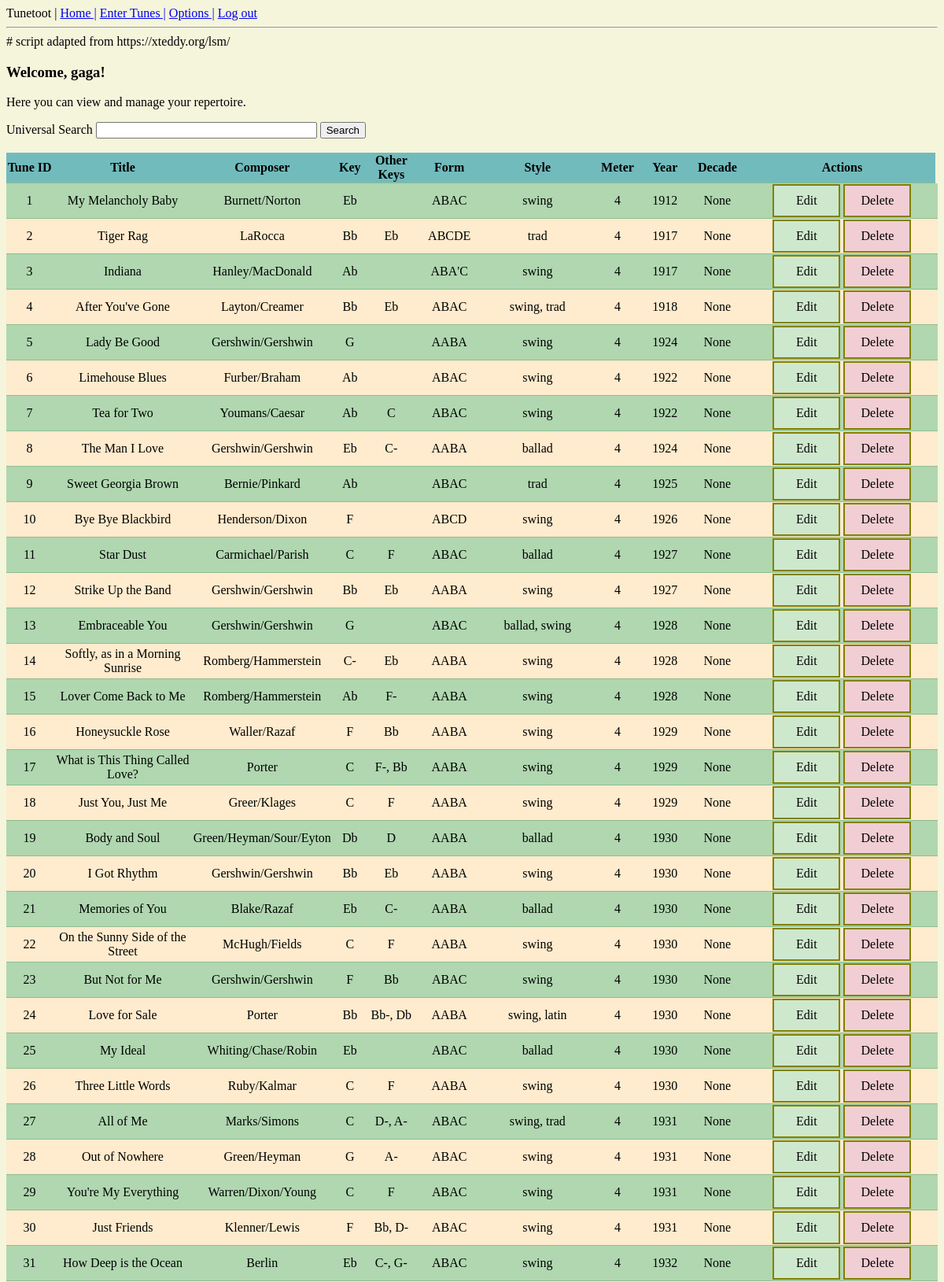
Screenshot of /index (signed in, upper part) with the database file from the repository.
### app/models.py (models this page shows, shortened)
class User(UserMixin, db.Model):
    __tablename__ = "users"
    id = db.Column(db.Integer, primary_key=True)
    username = db.Column(db.String(64), index=True, unique=True, nullable=False)
    email = db.Column(db.String(120), index=True, unique=True, nullable=False)
    password_hash = db.Column(db.String(128), nullable=False)

class Tune(db.Model):
    __tablename__ = "tunes"
    id = db.Column(db.Integer, primary_key=True)
    title = db.Column(db.String(120), unique=True, nullable=False)
    composer = db.Column(db.String(64))
    key = db.Column(db.String(3))
    other_key = db.Column(db.String(12))
    song_form = db.Column(db.String(20))
    style = db.Column(db.String(20))
    meter = db.Column(db.SmallInteger)
    year = db.Column(db.SmallInteger)
    decade = db.Column(db.String(5))
    players = db.relationship("User", secondary=user_tune, backref="repertoire")
    groups = db.Column(db.String(100))

### app/routes.py (the view, shortened to what this page needs)
@app.route('/')
@app.route('/index', methods=['GET', 'POST'])
def index():
    tunes = Tune.query.all()
    form = SearchForm()
    return render_template("index.html", tunes=tunes, form=form)

### app/forms.py
class SearchForm(FlaskForm):
    search_term = StringField('Universal Search')
    submit = SubmitField('Search')

### app/models.py (called while the page is built)
@login.user_loader
def load_user(id):
    return User.query.get(int(id))

### app/templates/index.html (shortened to what this page needs)
{% extends 'base.html' %}
{% block content %}
{% if current_user.is_anonymous %}
<h3>Welcome!</h3>
<p>
 Tunetoot is a jazz repertoire management app.
</p>
<p>
    <a href="{{ url_for('login') }}">Log in</a>
    or
    <a href="{{ url_for('register') }}">register </a>
    to get started.
</p>
{% else %}
<h3>Welcome, {{ current_user.username }}!</h3>
<p>Here you can view and manage your repertoire.</p>
<form action="" method="post">
    <div>
        {{ form.search_term.label }}
        {{ form.search_term(size=32) }}
        {{ form.submit() }}
    </div>
    <br>
</form>
<table style = width:100%;>
    <tr>
        <th style="width:5%">Tune ID</th>
        <th>Title</th>
        <th style="width:5%">Composer</th>
        <th>Key</th>
        <th style="width:5%"">Other Keys</th>
        <th>Form</th>
        <th>Style</th>
        <th>Meter</th>
        <th>Year</th>
        <th>Decade</th>
        <th style="width:20%">Actions</th>
    </tr>
    {% for tune in tunes %}
    <tr>
        <td style="width:5%">{{ tune.id }}</td>
        <td style="width:15%">{{ tune.title }}</td>
        <td>{{ tune.composer }}</td>
        <td>{{ tune.key }}</td>
        <td>{{ tune.other_key }}</td>
        <td>{{ tune.song_form }}</td>
        <td>{{ tune.style }}</td>
        <td>{{ tune.meter }}</td>
        <td>{{ tune.year }}</td>
        <td>{{ tune.decade }}</td>
        <td>
            <a class="editbutton" href="{{ url_for('edit_tune', tune_id=tune.id) }}">Edit</a>
            <a class="deletebutton" href="{{ url_for('delete_tune', tune_id=tune.id) }}">Delete</a>
        </td>
        <td></td>
    </tr>
    {% endfor %}
</table>
{% endif %}
{% endblock %}

### app/static/main.css (style rules this page uses)
html { background-color: beige; }
table, th, td { border-bottom: 1px solid darkseagreen; border-collapse: collapse; text-align: center; }
tr:nth-child(even) { background-color: rgb(176, 215, 176); }
tr:nth-child(odd) { background-color: blanchedalmond; }
tr:nth-child(1) { color:black; background-color: rgb(114, 187, 189); }
.editbutton:link, .editbutton:visited { background-color: rgb(206, 232, 206); color: black; border: 2px solid olive; padding: 10px 20px; text-align: center; text-decoration: none; display: inline-block; width: 42px; }
.deletebutton:link, .deletebutton:visited { background-color: rgb(241, 206, 212); color: black; border: 2px solid olive; padding: 10px 20px; text-align: center; text-decoration: none; display: inline-block; width: 42px; }

### rows the page displays
User: username "gaga"
Tune: id "1", title "My Melancholy Baby", composer "Burnett/Norton", key "Eb", song_form "ABAC", style "swing", meter "4", year "1912", decade "None"
Tune: id "2", title "Tiger Rag", composer "LaRocca", key "Bb", other_key "Eb", song_form "ABCDE", style "trad", meter "4", year "1917", decade "None"
Tune: id "3", title "Indiana", composer "Hanley/MacDonald", key "Ab", song_form "ABA'C", style "swing", meter "4", year "1917", decade "None"
Tune: id "4", title "After You've Gone", composer "Layton/Creamer", key "Bb", other_key "Eb", song_form "ABAC", style "swing, trad", meter "4", year "1918", decade "None"
Tune: id "5", title "Lady Be Good", composer "Gershwin/Gershwin", key "G", song_form "AABA", style "swing", meter "4", year "1924", decade "None"
Tune: id "6", title "Limehouse Blues", composer "Furber/Braham", key "Ab", song_form "ABAC", style "swing", meter "4", year "1922", decade "None"
Tune: id "7", title "Tea for Two", composer "Youmans/Caesar", key "Ab", other_key "C", song_form "ABAC", style "swing", meter "4", year "1922", decade "None"
Tune: id "8", title "The Man I Love", composer "Gershwin/Gershwin", key "Eb", other_key "C-", song_form "AABA", style "ballad", meter "4", year "1924", decade "None"
Tune: id "9", title "Sweet Georgia Brown", composer "Bernie/Pinkard", key "Ab", song_form "ABAC", style "trad", meter "4", year "1925", decade "None"
Tune: id "10", title "Bye Bye Blackbird", composer "Henderson/Dixon", key "F", song_form "ABCD", style "swing", meter "4", year "1926", decade "None"
Tune: id "11", title "Star Dust", composer "Carmichael/Parish", key "C", other_key "F", song_form "ABAC", style "ballad", meter "4", year "1927", decade "None"
Tune: id "12", title "Strike Up the Band", composer "Gershwin/Gershwin", key "Bb", other_key "Eb", song_form "AABA", style "swing", meter "4", year "1927", decade "None"
Tune: id "13", title "Embraceable You", composer "Gershwin/Gershwin", key "G", song_form "ABAC", style "ballad, swing", meter "4", year "1928", decade "None"
Tune: id "14", title "Softly, as in a Morning Sunrise", composer "Romberg/Hammerstein", key "C-", other_key "Eb", song_form "AABA", style "swing", meter "4", year "1928", decade "None"
Tune: id "15", title "Lover Come Back to Me", composer "Romberg/Hammerstein", key "Ab", other_key "F-", song_form "AABA", style "swing", meter "4", year "1928", decade "None"
Tune: id "16", title "Honeysuckle Rose", composer "Waller/Razaf", key "F", other_key "Bb", song_form "AABA", style "swing", meter "4", year "1929", decade "None"
Tune: id "17", title "What is This Thing Called Love?", composer "Porter", key "C", other_key "F-, Bb", song_form "AABA", style "swing", meter "4", year "1929", decade "None"
Tune: id "18", title "Just You, Just Me", composer "Greer/Klages", key "C", other_key "F", song_form "AABA", style "swing", meter "4", year "1929", decade "None"
Tune: id "19", title "Body and Soul", composer "Green/Heyman/Sour/Eyton", key "Db", other_key "D", song_form "AABA", style "ballad", meter "4", year "1930", decade "None"
Tune: id "20", title "I Got Rhythm", composer "Gershwin/Gershwin", key "Bb", other_key "Eb", song_form "AABA", style "swing", meter "4", year "1930", decade "None"
Tune: id "21", title "Memories of You", composer "Blake/Razaf", key "Eb", other_key "C-", song_form "AABA", style "ballad", meter "4", year "1930", decade "None"
Tune: id "22", title "On the Sunny Side of the Street", composer "McHugh/Fields", key "C", other_key "F", song_form "AABA", style "swing", meter "4", year "1930", decade "None"
Tune: id "23", title "But Not for Me", composer "Gershwin/Gershwin", key "F", other_key "Bb", song_form "ABAC", style "swing", meter "4", year "1930", decade "None"
Tune: id "24", title "Love for Sale", composer "Porter", key "Bb", other_key "Bb-, Db", song_form "AABA", style "swing, latin", meter "4", year "1930", decade "None"
Tune: id "25", title "My Ideal", composer "Whiting/Chase/Robin", key "Eb", song_form "ABAC", style "ballad", meter "4", year "1930", decade "None"
Tune: id "26", title "Three Little Words", composer "Ruby/Kalmar", key "C", other_key "F", song_form "AABA", style "swing", meter "4", year "1930", decade "None"
Tune: id "27", title "All of Me", composer "Marks/Simons", key "C", other_key "D-, A-", song_form "ABAC", style "swing, trad", meter "4", year "1931", decade "None"
Tune: id "28", title "Out of Nowhere", composer "Green/Heyman", key "G", other_key "A-", song_form "ABAC", style "swing", meter "4", year "1931", decade "None"
Tune: id "29", title "You're My Everything", composer "Warren/Dixon/Young", key "C", other_key "F", song_form "ABAC", style "swing", meter "4", year "1931", decade "None"
Tune: id "30", title "Just Friends", composer "Klenner/Lewis", key "F", other_key "Bb, D-", song_form "ABAC", style "swing", meter "4", year "1931", decade "None"
Tune: id "31", title "How Deep is the Ocean", composer "Berlin", key "Eb", other_key "C-, G-", song_form "ABAC", style "swing", meter "4", year "1932", decade "None"
